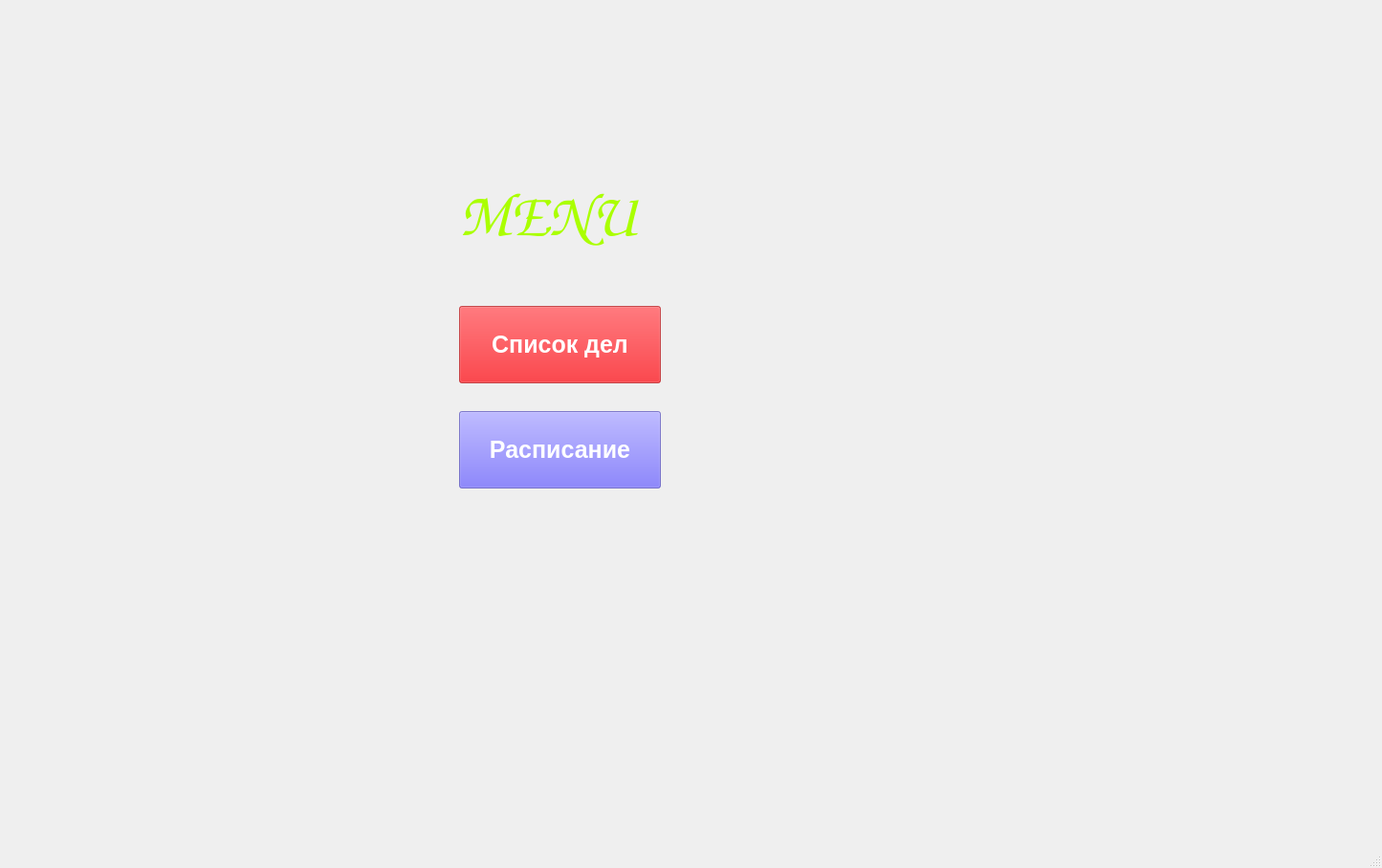
<?xml version="1.0" encoding="UTF-8"?>
<ui version="4.0">
 <class>MainWindow</class>
 <widget class="QMainWindow" name="MainWindow">
  <property name="geometry">
   <rect>
    <x>0</x>
    <y>0</y>
    <width>1445</width>
    <height>908</height>
   </rect>
  </property>
  <property name="windowTitle">
   <string>MainWindow</string>
  </property>
  <widget class="QWidget" name="centralwidget">
   <widget class="QPushButton" name="btnToDoList">
    <property name="geometry">
     <rect>
      <x>480</x>
      <y>430</y>
      <width>211</width>
      <height>81</height>
     </rect>
    </property>
    <property name="palette">
     <palette>
      <active>
       <colorrole role="WindowText">
        <brush brushstyle="SolidPattern">
         <color alpha="255">
          <red>255</red>
          <green>255</green>
          <blue>255</blue>
         </color>
        </brush>
       </colorrole>
       <colorrole role="Button">
        <brush brushstyle="SolidPattern">
         <color alpha="150">
          <red>93</red>
          <green>83</green>
          <blue>240</blue>
         </color>
        </brush>
       </colorrole>
       <colorrole role="Light">
        <brush brushstyle="SolidPattern">
         <color alpha="150">
          <red>197</red>
          <green>193</green>
          <blue>255</blue>
         </color>
        </brush>
       </colorrole>
       <colorrole role="Midlight">
        <brush brushstyle="SolidPattern">
         <color alpha="150">
          <red>145</red>
          <green>138</green>
          <blue>247</blue>
         </color>
        </brush>
       </colorrole>
       <colorrole role="Dark">
        <brush brushstyle="SolidPattern">
         <color alpha="150">
          <red>46</red>
          <green>41</green>
          <blue>120</blue>
         </color>
        </brush>
       </colorrole>
       <colorrole role="Mid">
        <brush brushstyle="SolidPattern">
         <color alpha="150">
          <red>62</red>
          <green>55</green>
          <blue>160</blue>
         </color>
        </brush>
       </colorrole>
       <colorrole role="Text">
        <brush brushstyle="SolidPattern">
         <color alpha="255">
          <red>255</red>
          <green>255</green>
          <blue>255</blue>
         </color>
        </brush>
       </colorrole>
       <colorrole role="BrightText">
        <brush brushstyle="SolidPattern">
         <color alpha="255">
          <red>255</red>
          <green>255</green>
          <blue>255</blue>
         </color>
        </brush>
       </colorrole>
       <colorrole role="ButtonText">
        <brush brushstyle="SolidPattern">
         <color alpha="255">
          <red>255</red>
          <green>255</green>
          <blue>255</blue>
         </color>
        </brush>
       </colorrole>
       <colorrole role="Base">
        <brush brushstyle="SolidPattern">
         <color alpha="255">
          <red>255</red>
          <green>255</green>
          <blue>255</blue>
         </color>
        </brush>
       </colorrole>
       <colorrole role="Window">
        <brush brushstyle="SolidPattern">
         <color alpha="150">
          <red>93</red>
          <green>83</green>
          <blue>240</blue>
         </color>
        </brush>
       </colorrole>
       <colorrole role="Shadow">
        <brush brushstyle="SolidPattern">
         <color alpha="255">
          <red>0</red>
          <green>0</green>
          <blue>0</blue>
         </color>
        </brush>
       </colorrole>
       <colorrole role="AlternateBase">
        <brush brushstyle="SolidPattern">
         <color alpha="202">
          <red>174</red>
          <green>169</green>
          <blue>247</blue>
         </color>
        </brush>
       </colorrole>
       <colorrole role="ToolTipBase">
        <brush brushstyle="SolidPattern">
         <color alpha="255">
          <red>255</red>
          <green>255</green>
          <blue>220</blue>
         </color>
        </brush>
       </colorrole>
       <colorrole role="ToolTipText">
        <brush brushstyle="SolidPattern">
         <color alpha="255">
          <red>0</red>
          <green>0</green>
          <blue>0</blue>
         </color>
        </brush>
       </colorrole>
       <colorrole role="PlaceholderText">
        <brush brushstyle="SolidPattern">
         <color alpha="127">
          <red>0</red>
          <green>0</green>
          <blue>0</blue>
         </color>
        </brush>
       </colorrole>
       <colorrole role="Accent">
        <brush brushstyle="SolidPattern">
         <color alpha="255">
          <red>255</red>
          <green>255</green>
          <blue>255</blue>
         </color>
        </brush>
       </colorrole>
      </active>
      <inactive>
       <colorrole role="WindowText">
        <brush brushstyle="SolidPattern">
         <color alpha="255">
          <red>255</red>
          <green>255</green>
          <blue>255</blue>
         </color>
        </brush>
       </colorrole>
       <colorrole role="Button">
        <brush brushstyle="SolidPattern">
         <color alpha="150">
          <red>93</red>
          <green>83</green>
          <blue>240</blue>
         </color>
        </brush>
       </colorrole>
       <colorrole role="Light">
        <brush brushstyle="SolidPattern">
         <color alpha="150">
          <red>197</red>
          <green>193</green>
          <blue>255</blue>
         </color>
        </brush>
       </colorrole>
       <colorrole role="Midlight">
        <brush brushstyle="SolidPattern">
         <color alpha="150">
          <red>145</red>
          <green>138</green>
          <blue>247</blue>
         </color>
        </brush>
       </colorrole>
       <colorrole role="Dark">
        <brush brushstyle="SolidPattern">
         <color alpha="150">
          <red>46</red>
          <green>41</green>
          <blue>120</blue>
         </color>
        </brush>
       </colorrole>
       <colorrole role="Mid">
        <brush brushstyle="SolidPattern">
         <color alpha="150">
          <red>62</red>
          <green>55</green>
          <blue>160</blue>
         </color>
        </brush>
       </colorrole>
       <colorrole role="Text">
        <brush brushstyle="SolidPattern">
         <color alpha="255">
          <red>255</red>
          <green>255</green>
          <blue>255</blue>
         </color>
        </brush>
       </colorrole>
       <colorrole role="BrightText">
        <brush brushstyle="SolidPattern">
         <color alpha="255">
          <red>255</red>
          <green>255</green>
          <blue>255</blue>
         </color>
        </brush>
       </colorrole>
       <colorrole role="ButtonText">
        <brush brushstyle="SolidPattern">
         <color alpha="255">
          <red>255</red>
          <green>255</green>
          <blue>255</blue>
         </color>
        </brush>
       </colorrole>
       <colorrole role="Base">
        <brush brushstyle="SolidPattern">
         <color alpha="255">
          <red>255</red>
          <green>255</green>
          <blue>255</blue>
         </color>
        </brush>
       </colorrole>
       <colorrole role="Window">
        <brush brushstyle="SolidPattern">
         <color alpha="150">
          <red>93</red>
          <green>83</green>
          <blue>240</blue>
         </color>
        </brush>
       </colorrole>
       <colorrole role="Shadow">
        <brush brushstyle="SolidPattern">
         <color alpha="255">
          <red>0</red>
          <green>0</green>
          <blue>0</blue>
         </color>
        </brush>
       </colorrole>
       <colorrole role="AlternateBase">
        <brush brushstyle="SolidPattern">
         <color alpha="202">
          <red>174</red>
          <green>169</green>
          <blue>247</blue>
         </color>
        </brush>
       </colorrole>
       <colorrole role="ToolTipBase">
        <brush brushstyle="SolidPattern">
         <color alpha="255">
          <red>255</red>
          <green>255</green>
          <blue>220</blue>
         </color>
        </brush>
       </colorrole>
       <colorrole role="ToolTipText">
        <brush brushstyle="SolidPattern">
         <color alpha="255">
          <red>0</red>
          <green>0</green>
          <blue>0</blue>
         </color>
        </brush>
       </colorrole>
       <colorrole role="PlaceholderText">
        <brush brushstyle="SolidPattern">
         <color alpha="127">
          <red>0</red>
          <green>0</green>
          <blue>0</blue>
         </color>
        </brush>
       </colorrole>
       <colorrole role="Accent">
        <brush brushstyle="SolidPattern">
         <color alpha="255">
          <red>255</red>
          <green>255</green>
          <blue>255</blue>
         </color>
        </brush>
       </colorrole>
      </inactive>
      <disabled>
       <colorrole role="WindowText">
        <brush brushstyle="SolidPattern">
         <color alpha="150">
          <red>46</red>
          <green>41</green>
          <blue>120</blue>
         </color>
        </brush>
       </colorrole>
       <colorrole role="Button">
        <brush brushstyle="SolidPattern">
         <color alpha="150">
          <red>93</red>
          <green>83</green>
          <blue>240</blue>
         </color>
        </brush>
       </colorrole>
       <colorrole role="Light">
        <brush brushstyle="SolidPattern">
         <color alpha="150">
          <red>197</red>
          <green>193</green>
          <blue>255</blue>
         </color>
        </brush>
       </colorrole>
       <colorrole role="Midlight">
        <brush brushstyle="SolidPattern">
         <color alpha="150">
          <red>145</red>
          <green>138</green>
          <blue>247</blue>
         </color>
        </brush>
       </colorrole>
       <colorrole role="Dark">
        <brush brushstyle="SolidPattern">
         <color alpha="150">
          <red>46</red>
          <green>41</green>
          <blue>120</blue>
         </color>
        </brush>
       </colorrole>
       <colorrole role="Mid">
        <brush brushstyle="SolidPattern">
         <color alpha="150">
          <red>62</red>
          <green>55</green>
          <blue>160</blue>
         </color>
        </brush>
       </colorrole>
       <colorrole role="Text">
        <brush brushstyle="SolidPattern">
         <color alpha="150">
          <red>46</red>
          <green>41</green>
          <blue>120</blue>
         </color>
        </brush>
       </colorrole>
       <colorrole role="BrightText">
        <brush brushstyle="SolidPattern">
         <color alpha="255">
          <red>255</red>
          <green>255</green>
          <blue>255</blue>
         </color>
        </brush>
       </colorrole>
       <colorrole role="ButtonText">
        <brush brushstyle="SolidPattern">
         <color alpha="150">
          <red>46</red>
          <green>41</green>
          <blue>120</blue>
         </color>
        </brush>
       </colorrole>
       <colorrole role="Base">
        <brush brushstyle="SolidPattern">
         <color alpha="150">
          <red>93</red>
          <green>83</green>
          <blue>240</blue>
         </color>
        </brush>
       </colorrole>
       <colorrole role="Window">
        <brush brushstyle="SolidPattern">
         <color alpha="150">
          <red>93</red>
          <green>83</green>
          <blue>240</blue>
         </color>
        </brush>
       </colorrole>
       <colorrole role="Shadow">
        <brush brushstyle="SolidPattern">
         <color alpha="255">
          <red>0</red>
          <green>0</green>
          <blue>0</blue>
         </color>
        </brush>
       </colorrole>
       <colorrole role="AlternateBase">
        <brush brushstyle="SolidPattern">
         <color alpha="150">
          <red>93</red>
          <green>83</green>
          <blue>240</blue>
         </color>
        </brush>
       </colorrole>
       <colorrole role="ToolTipBase">
        <brush brushstyle="SolidPattern">
         <color alpha="255">
          <red>255</red>
          <green>255</green>
          <blue>220</blue>
         </color>
        </brush>
       </colorrole>
       <colorrole role="ToolTipText">
        <brush brushstyle="SolidPattern">
         <color alpha="255">
          <red>0</red>
          <green>0</green>
          <blue>0</blue>
         </color>
        </brush>
       </colorrole>
       <colorrole role="PlaceholderText">
        <brush brushstyle="SolidPattern">
         <color alpha="75">
          <red>46</red>
          <green>41</green>
          <blue>120</blue>
         </color>
        </brush>
       </colorrole>
       <colorrole role="Accent">
        <brush brushstyle="SolidPattern">
         <color alpha="150">
          <red>152</red>
          <green>145</green>
          <blue>255</blue>
         </color>
        </brush>
       </colorrole>
      </disabled>
     </palette>
    </property>
    <property name="font">
     <font>
      <pointsize>19</pointsize>
      <bold>true</bold>
     </font>
    </property>
    <property name="text">
     <string>Расписание</string>
    </property>
   </widget>
   <widget class="QPushButton" name="btnSchedule">
    <property name="geometry">
     <rect>
      <x>480</x>
      <y>320</y>
      <width>211</width>
      <height>81</height>
     </rect>
    </property>
    <property name="palette">
     <palette>
      <active>
       <colorrole role="WindowText">
        <brush brushstyle="SolidPattern">
         <color alpha="255">
          <red>255</red>
          <green>255</green>
          <blue>255</blue>
         </color>
        </brush>
       </colorrole>
       <colorrole role="Button">
        <brush brushstyle="SolidPattern">
         <color alpha="150">
          <red>231</red>
          <green>0</green>
          <blue>4</blue>
         </color>
        </brush>
       </colorrole>
       <colorrole role="Light">
        <brush brushstyle="SolidPattern">
         <color alpha="150">
          <red>255</red>
          <green>91</green>
          <blue>94</blue>
         </color>
        </brush>
       </colorrole>
       <colorrole role="Midlight">
        <brush brushstyle="SolidPattern">
         <color alpha="150">
          <red>243</red>
          <green>45</green>
          <blue>49</blue>
         </color>
        </brush>
       </colorrole>
       <colorrole role="Dark">
        <brush brushstyle="SolidPattern">
         <color alpha="150">
          <red>115</red>
          <green>0</green>
          <blue>2</blue>
         </color>
        </brush>
       </colorrole>
       <colorrole role="Mid">
        <brush brushstyle="SolidPattern">
         <color alpha="150">
          <red>154</red>
          <green>0</green>
          <blue>3</blue>
         </color>
        </brush>
       </colorrole>
       <colorrole role="Text">
        <brush brushstyle="SolidPattern">
         <color alpha="255">
          <red>255</red>
          <green>255</green>
          <blue>255</blue>
         </color>
        </brush>
       </colorrole>
       <colorrole role="BrightText">
        <brush brushstyle="SolidPattern">
         <color alpha="255">
          <red>255</red>
          <green>255</green>
          <blue>255</blue>
         </color>
        </brush>
       </colorrole>
       <colorrole role="ButtonText">
        <brush brushstyle="SolidPattern">
         <color alpha="255">
          <red>255</red>
          <green>255</green>
          <blue>255</blue>
         </color>
        </brush>
       </colorrole>
       <colorrole role="Base">
        <brush brushstyle="SolidPattern">
         <color alpha="255">
          <red>255</red>
          <green>255</green>
          <blue>255</blue>
         </color>
        </brush>
       </colorrole>
       <colorrole role="Window">
        <brush brushstyle="SolidPattern">
         <color alpha="150">
          <red>231</red>
          <green>0</green>
          <blue>4</blue>
         </color>
        </brush>
       </colorrole>
       <colorrole role="Shadow">
        <brush brushstyle="SolidPattern">
         <color alpha="255">
          <red>0</red>
          <green>0</green>
          <blue>0</blue>
         </color>
        </brush>
       </colorrole>
       <colorrole role="AlternateBase">
        <brush brushstyle="SolidPattern">
         <color alpha="202">
          <red>243</red>
          <green>127</green>
          <blue>129</blue>
         </color>
        </brush>
       </colorrole>
       <colorrole role="ToolTipBase">
        <brush brushstyle="SolidPattern">
         <color alpha="255">
          <red>255</red>
          <green>255</green>
          <blue>220</blue>
         </color>
        </brush>
       </colorrole>
       <colorrole role="ToolTipText">
        <brush brushstyle="SolidPattern">
         <color alpha="255">
          <red>0</red>
          <green>0</green>
          <blue>0</blue>
         </color>
        </brush>
       </colorrole>
       <colorrole role="PlaceholderText">
        <brush brushstyle="SolidPattern">
         <color alpha="127">
          <red>0</red>
          <green>0</green>
          <blue>0</blue>
         </color>
        </brush>
       </colorrole>
       <colorrole role="Accent">
        <brush brushstyle="SolidPattern">
         <color alpha="255">
          <red>255</red>
          <green>255</green>
          <blue>255</blue>
         </color>
        </brush>
       </colorrole>
      </active>
      <inactive>
       <colorrole role="WindowText">
        <brush brushstyle="SolidPattern">
         <color alpha="255">
          <red>255</red>
          <green>255</green>
          <blue>255</blue>
         </color>
        </brush>
       </colorrole>
       <colorrole role="Button">
        <brush brushstyle="SolidPattern">
         <color alpha="150">
          <red>231</red>
          <green>0</green>
          <blue>4</blue>
         </color>
        </brush>
       </colorrole>
       <colorrole role="Light">
        <brush brushstyle="SolidPattern">
         <color alpha="150">
          <red>255</red>
          <green>91</green>
          <blue>94</blue>
         </color>
        </brush>
       </colorrole>
       <colorrole role="Midlight">
        <brush brushstyle="SolidPattern">
         <color alpha="150">
          <red>243</red>
          <green>45</green>
          <blue>49</blue>
         </color>
        </brush>
       </colorrole>
       <colorrole role="Dark">
        <brush brushstyle="SolidPattern">
         <color alpha="150">
          <red>115</red>
          <green>0</green>
          <blue>2</blue>
         </color>
        </brush>
       </colorrole>
       <colorrole role="Mid">
        <brush brushstyle="SolidPattern">
         <color alpha="150">
          <red>154</red>
          <green>0</green>
          <blue>3</blue>
         </color>
        </brush>
       </colorrole>
       <colorrole role="Text">
        <brush brushstyle="SolidPattern">
         <color alpha="255">
          <red>255</red>
          <green>255</green>
          <blue>255</blue>
         </color>
        </brush>
       </colorrole>
       <colorrole role="BrightText">
        <brush brushstyle="SolidPattern">
         <color alpha="255">
          <red>255</red>
          <green>255</green>
          <blue>255</blue>
         </color>
        </brush>
       </colorrole>
       <colorrole role="ButtonText">
        <brush brushstyle="SolidPattern">
         <color alpha="255">
          <red>255</red>
          <green>255</green>
          <blue>255</blue>
         </color>
        </brush>
       </colorrole>
       <colorrole role="Base">
        <brush brushstyle="SolidPattern">
         <color alpha="255">
          <red>255</red>
          <green>255</green>
          <blue>255</blue>
         </color>
        </brush>
       </colorrole>
       <colorrole role="Window">
        <brush brushstyle="SolidPattern">
         <color alpha="150">
          <red>231</red>
          <green>0</green>
          <blue>4</blue>
         </color>
        </brush>
       </colorrole>
       <colorrole role="Shadow">
        <brush brushstyle="SolidPattern">
         <color alpha="255">
          <red>0</red>
          <green>0</green>
          <blue>0</blue>
         </color>
        </brush>
       </colorrole>
       <colorrole role="AlternateBase">
        <brush brushstyle="SolidPattern">
         <color alpha="202">
          <red>243</red>
          <green>127</green>
          <blue>129</blue>
         </color>
        </brush>
       </colorrole>
       <colorrole role="ToolTipBase">
        <brush brushstyle="SolidPattern">
         <color alpha="255">
          <red>255</red>
          <green>255</green>
          <blue>220</blue>
         </color>
        </brush>
       </colorrole>
       <colorrole role="ToolTipText">
        <brush brushstyle="SolidPattern">
         <color alpha="255">
          <red>0</red>
          <green>0</green>
          <blue>0</blue>
         </color>
        </brush>
       </colorrole>
       <colorrole role="PlaceholderText">
        <brush brushstyle="SolidPattern">
         <color alpha="127">
          <red>0</red>
          <green>0</green>
          <blue>0</blue>
         </color>
        </brush>
       </colorrole>
       <colorrole role="Accent">
        <brush brushstyle="SolidPattern">
         <color alpha="255">
          <red>255</red>
          <green>255</green>
          <blue>255</blue>
         </color>
        </brush>
       </colorrole>
      </inactive>
      <disabled>
       <colorrole role="WindowText">
        <brush brushstyle="SolidPattern">
         <color alpha="150">
          <red>115</red>
          <green>0</green>
          <blue>2</blue>
         </color>
        </brush>
       </colorrole>
       <colorrole role="Button">
        <brush brushstyle="SolidPattern">
         <color alpha="150">
          <red>231</red>
          <green>0</green>
          <blue>4</blue>
         </color>
        </brush>
       </colorrole>
       <colorrole role="Light">
        <brush brushstyle="SolidPattern">
         <color alpha="150">
          <red>255</red>
          <green>91</green>
          <blue>94</blue>
         </color>
        </brush>
       </colorrole>
       <colorrole role="Midlight">
        <brush brushstyle="SolidPattern">
         <color alpha="150">
          <red>243</red>
          <green>45</green>
          <blue>49</blue>
         </color>
        </brush>
       </colorrole>
       <colorrole role="Dark">
        <brush brushstyle="SolidPattern">
         <color alpha="150">
          <red>115</red>
          <green>0</green>
          <blue>2</blue>
         </color>
        </brush>
       </colorrole>
       <colorrole role="Mid">
        <brush brushstyle="SolidPattern">
         <color alpha="150">
          <red>154</red>
          <green>0</green>
          <blue>3</blue>
         </color>
        </brush>
       </colorrole>
       <colorrole role="Text">
        <brush brushstyle="SolidPattern">
         <color alpha="150">
          <red>115</red>
          <green>0</green>
          <blue>2</blue>
         </color>
        </brush>
       </colorrole>
       <colorrole role="BrightText">
        <brush brushstyle="SolidPattern">
         <color alpha="255">
          <red>255</red>
          <green>255</green>
          <blue>255</blue>
         </color>
        </brush>
       </colorrole>
       <colorrole role="ButtonText">
        <brush brushstyle="SolidPattern">
         <color alpha="150">
          <red>115</red>
          <green>0</green>
          <blue>2</blue>
         </color>
        </brush>
       </colorrole>
       <colorrole role="Base">
        <brush brushstyle="SolidPattern">
         <color alpha="150">
          <red>231</red>
          <green>0</green>
          <blue>4</blue>
         </color>
        </brush>
       </colorrole>
       <colorrole role="Window">
        <brush brushstyle="SolidPattern">
         <color alpha="150">
          <red>231</red>
          <green>0</green>
          <blue>4</blue>
         </color>
        </brush>
       </colorrole>
       <colorrole role="Shadow">
        <brush brushstyle="SolidPattern">
         <color alpha="255">
          <red>0</red>
          <green>0</green>
          <blue>0</blue>
         </color>
        </brush>
       </colorrole>
       <colorrole role="AlternateBase">
        <brush brushstyle="SolidPattern">
         <color alpha="150">
          <red>231</red>
          <green>0</green>
          <blue>4</blue>
         </color>
        </brush>
       </colorrole>
       <colorrole role="ToolTipBase">
        <brush brushstyle="SolidPattern">
         <color alpha="255">
          <red>255</red>
          <green>255</green>
          <blue>220</blue>
         </color>
        </brush>
       </colorrole>
       <colorrole role="ToolTipText">
        <brush brushstyle="SolidPattern">
         <color alpha="255">
          <red>0</red>
          <green>0</green>
          <blue>0</blue>
         </color>
        </brush>
       </colorrole>
       <colorrole role="PlaceholderText">
        <brush brushstyle="SolidPattern">
         <color alpha="75">
          <red>115</red>
          <green>0</green>
          <blue>2</blue>
         </color>
        </brush>
       </colorrole>
       <colorrole role="Accent">
        <brush brushstyle="SolidPattern">
         <color alpha="150">
          <red>255</red>
          <green>45</green>
          <blue>49</blue>
         </color>
        </brush>
       </colorrole>
      </disabled>
     </palette>
    </property>
    <property name="font">
     <font>
      <pointsize>19</pointsize>
      <bold>true</bold>
     </font>
    </property>
    <property name="text">
     <string>Список дел</string>
    </property>
   </widget>
   <widget class="QLabel" name="label">
    <property name="geometry">
     <rect>
      <x>480</x>
      <y>170</y>
      <width>291</width>
      <height>111</height>
     </rect>
    </property>
    <property name="palette">
     <palette>
      <active>
       <colorrole role="WindowText">
        <brush brushstyle="SolidPattern">
         <color alpha="255">
          <red>170</red>
          <green>255</green>
          <blue>0</blue>
         </color>
        </brush>
       </colorrole>
       <colorrole role="Button">
        <brush brushstyle="SolidPattern">
         <color alpha="255">
          <red>255</red>
          <green>119</green>
          <blue>185</blue>
         </color>
        </brush>
       </colorrole>
       <colorrole role="Light">
        <brush brushstyle="SolidPattern">
         <color alpha="255">
          <red>255</red>
          <green>246</green>
          <blue>251</blue>
         </color>
        </brush>
       </colorrole>
       <colorrole role="Midlight">
        <brush brushstyle="SolidPattern">
         <color alpha="255">
          <red>255</red>
          <green>182</green>
          <blue>218</blue>
         </color>
        </brush>
       </colorrole>
       <colorrole role="Dark">
        <brush brushstyle="SolidPattern">
         <color alpha="255">
          <red>127</red>
          <green>59</green>
          <blue>93</blue>
         </color>
        </brush>
       </colorrole>
       <colorrole role="Mid">
        <brush brushstyle="SolidPattern">
         <color alpha="255">
          <red>170</red>
          <green>79</green>
          <blue>123</blue>
         </color>
        </brush>
       </colorrole>
       <colorrole role="Text">
        <brush brushstyle="SolidPattern">
         <color alpha="255">
          <red>0</red>
          <green>0</green>
          <blue>0</blue>
         </color>
        </brush>
       </colorrole>
       <colorrole role="BrightText">
        <brush brushstyle="SolidPattern">
         <color alpha="255">
          <red>255</red>
          <green>255</green>
          <blue>255</blue>
         </color>
        </brush>
       </colorrole>
       <colorrole role="ButtonText">
        <brush brushstyle="SolidPattern">
         <color alpha="255">
          <red>0</red>
          <green>0</green>
          <blue>0</blue>
         </color>
        </brush>
       </colorrole>
       <colorrole role="Base">
        <brush brushstyle="SolidPattern">
         <color alpha="255">
          <red>255</red>
          <green>255</green>
          <blue>255</blue>
         </color>
        </brush>
       </colorrole>
       <colorrole role="Window">
        <brush brushstyle="SolidPattern">
         <color alpha="255">
          <red>255</red>
          <green>119</green>
          <blue>185</blue>
         </color>
        </brush>
       </colorrole>
       <colorrole role="Shadow">
        <brush brushstyle="SolidPattern">
         <color alpha="255">
          <red>0</red>
          <green>0</green>
          <blue>0</blue>
         </color>
        </brush>
       </colorrole>
       <colorrole role="AlternateBase">
        <brush brushstyle="SolidPattern">
         <color alpha="255">
          <red>255</red>
          <green>187</green>
          <blue>220</blue>
         </color>
        </brush>
       </colorrole>
       <colorrole role="ToolTipBase">
        <brush brushstyle="SolidPattern">
         <color alpha="255">
          <red>255</red>
          <green>255</green>
          <blue>220</blue>
         </color>
        </brush>
       </colorrole>
       <colorrole role="ToolTipText">
        <brush brushstyle="SolidPattern">
         <color alpha="255">
          <red>0</red>
          <green>0</green>
          <blue>0</blue>
         </color>
        </brush>
       </colorrole>
       <colorrole role="PlaceholderText">
        <brush brushstyle="SolidPattern">
         <color alpha="127">
          <red>0</red>
          <green>0</green>
          <blue>0</blue>
         </color>
        </brush>
       </colorrole>
       <colorrole role="Accent">
        <brush brushstyle="SolidPattern">
         <color alpha="255">
          <red>255</red>
          <green>255</green>
          <blue>255</blue>
         </color>
        </brush>
       </colorrole>
      </active>
      <inactive>
       <colorrole role="WindowText">
        <brush brushstyle="SolidPattern">
         <color alpha="255">
          <red>170</red>
          <green>255</green>
          <blue>0</blue>
         </color>
        </brush>
       </colorrole>
       <colorrole role="Button">
        <brush brushstyle="SolidPattern">
         <color alpha="255">
          <red>255</red>
          <green>119</green>
          <blue>185</blue>
         </color>
        </brush>
       </colorrole>
       <colorrole role="Light">
        <brush brushstyle="SolidPattern">
         <color alpha="255">
          <red>255</red>
          <green>246</green>
          <blue>251</blue>
         </color>
        </brush>
       </colorrole>
       <colorrole role="Midlight">
        <brush brushstyle="SolidPattern">
         <color alpha="255">
          <red>255</red>
          <green>182</green>
          <blue>218</blue>
         </color>
        </brush>
       </colorrole>
       <colorrole role="Dark">
        <brush brushstyle="SolidPattern">
         <color alpha="255">
          <red>127</red>
          <green>59</green>
          <blue>93</blue>
         </color>
        </brush>
       </colorrole>
       <colorrole role="Mid">
        <brush brushstyle="SolidPattern">
         <color alpha="255">
          <red>170</red>
          <green>79</green>
          <blue>123</blue>
         </color>
        </brush>
       </colorrole>
       <colorrole role="Text">
        <brush brushstyle="SolidPattern">
         <color alpha="255">
          <red>0</red>
          <green>0</green>
          <blue>0</blue>
         </color>
        </brush>
       </colorrole>
       <colorrole role="BrightText">
        <brush brushstyle="SolidPattern">
         <color alpha="255">
          <red>255</red>
          <green>255</green>
          <blue>255</blue>
         </color>
        </brush>
       </colorrole>
       <colorrole role="ButtonText">
        <brush brushstyle="SolidPattern">
         <color alpha="255">
          <red>0</red>
          <green>0</green>
          <blue>0</blue>
         </color>
        </brush>
       </colorrole>
       <colorrole role="Base">
        <brush brushstyle="SolidPattern">
         <color alpha="255">
          <red>255</red>
          <green>255</green>
          <blue>255</blue>
         </color>
        </brush>
       </colorrole>
       <colorrole role="Window">
        <brush brushstyle="SolidPattern">
         <color alpha="255">
          <red>255</red>
          <green>119</green>
          <blue>185</blue>
         </color>
        </brush>
       </colorrole>
       <colorrole role="Shadow">
        <brush brushstyle="SolidPattern">
         <color alpha="255">
          <red>0</red>
          <green>0</green>
          <blue>0</blue>
         </color>
        </brush>
       </colorrole>
       <colorrole role="AlternateBase">
        <brush brushstyle="SolidPattern">
         <color alpha="255">
          <red>255</red>
          <green>187</green>
          <blue>220</blue>
         </color>
        </brush>
       </colorrole>
       <colorrole role="ToolTipBase">
        <brush brushstyle="SolidPattern">
         <color alpha="255">
          <red>255</red>
          <green>255</green>
          <blue>220</blue>
         </color>
        </brush>
       </colorrole>
       <colorrole role="ToolTipText">
        <brush brushstyle="SolidPattern">
         <color alpha="255">
          <red>0</red>
          <green>0</green>
          <blue>0</blue>
         </color>
        </brush>
       </colorrole>
       <colorrole role="PlaceholderText">
        <brush brushstyle="SolidPattern">
         <color alpha="127">
          <red>0</red>
          <green>0</green>
          <blue>0</blue>
         </color>
        </brush>
       </colorrole>
       <colorrole role="Accent">
        <brush brushstyle="SolidPattern">
         <color alpha="255">
          <red>255</red>
          <green>255</green>
          <blue>255</blue>
         </color>
        </brush>
       </colorrole>
      </inactive>
      <disabled>
       <colorrole role="WindowText">
        <brush brushstyle="SolidPattern">
         <color alpha="255">
          <red>127</red>
          <green>59</green>
          <blue>93</blue>
         </color>
        </brush>
       </colorrole>
       <colorrole role="Button">
        <brush brushstyle="SolidPattern">
         <color alpha="255">
          <red>255</red>
          <green>119</green>
          <blue>185</blue>
         </color>
        </brush>
       </colorrole>
       <colorrole role="Light">
        <brush brushstyle="SolidPattern">
         <color alpha="255">
          <red>255</red>
          <green>246</green>
          <blue>251</blue>
         </color>
        </brush>
       </colorrole>
       <colorrole role="Midlight">
        <brush brushstyle="SolidPattern">
         <color alpha="255">
          <red>255</red>
          <green>182</green>
          <blue>218</blue>
         </color>
        </brush>
       </colorrole>
       <colorrole role="Dark">
        <brush brushstyle="SolidPattern">
         <color alpha="255">
          <red>127</red>
          <green>59</green>
          <blue>93</blue>
         </color>
        </brush>
       </colorrole>
       <colorrole role="Mid">
        <brush brushstyle="SolidPattern">
         <color alpha="255">
          <red>170</red>
          <green>79</green>
          <blue>123</blue>
         </color>
        </brush>
       </colorrole>
       <colorrole role="Text">
        <brush brushstyle="SolidPattern">
         <color alpha="255">
          <red>127</red>
          <green>59</green>
          <blue>93</blue>
         </color>
        </brush>
       </colorrole>
       <colorrole role="BrightText">
        <brush brushstyle="SolidPattern">
         <color alpha="255">
          <red>255</red>
          <green>255</green>
          <blue>255</blue>
         </color>
        </brush>
       </colorrole>
       <colorrole role="ButtonText">
        <brush brushstyle="SolidPattern">
         <color alpha="255">
          <red>127</red>
          <green>59</green>
          <blue>93</blue>
         </color>
        </brush>
       </colorrole>
       <colorrole role="Base">
        <brush brushstyle="SolidPattern">
         <color alpha="255">
          <red>255</red>
          <green>119</green>
          <blue>185</blue>
         </color>
        </brush>
       </colorrole>
       <colorrole role="Window">
        <brush brushstyle="SolidPattern">
         <color alpha="255">
          <red>255</red>
          <green>119</green>
          <blue>185</blue>
         </color>
        </brush>
       </colorrole>
       <colorrole role="Shadow">
        <brush brushstyle="SolidPattern">
         <color alpha="255">
          <red>0</red>
          <green>0</green>
          <blue>0</blue>
         </color>
        </brush>
       </colorrole>
       <colorrole role="AlternateBase">
        <brush brushstyle="SolidPattern">
         <color alpha="255">
          <red>255</red>
          <green>119</green>
          <blue>185</blue>
         </color>
        </brush>
       </colorrole>
       <colorrole role="ToolTipBase">
        <brush brushstyle="SolidPattern">
         <color alpha="255">
          <red>255</red>
          <green>255</green>
          <blue>220</blue>
         </color>
        </brush>
       </colorrole>
       <colorrole role="ToolTipText">
        <brush brushstyle="SolidPattern">
         <color alpha="255">
          <red>0</red>
          <green>0</green>
          <blue>0</blue>
         </color>
        </brush>
       </colorrole>
       <colorrole role="PlaceholderText">
        <brush brushstyle="SolidPattern">
         <color alpha="127">
          <red>127</red>
          <green>59</green>
          <blue>93</blue>
         </color>
        </brush>
       </colorrole>
       <colorrole role="Accent">
        <brush brushstyle="SolidPattern">
         <color alpha="255">
          <red>255</red>
          <green>195</green>
          <blue>224</blue>
         </color>
        </brush>
       </colorrole>
      </disabled>
     </palette>
    </property>
    <property name="font">
     <font>
      <family>Comic Sans MS</family>
      <pointsize>48</pointsize>
      <bold>true</bold>
     </font>
    </property>
    <property name="text">
     <string>MENU</string>
    </property>
   </widget>
  </widget>
  <widget class="QMenuBar" name="menubar">
   <property name="geometry">
    <rect>
     <x>0</x>
     <y>0</y>
     <width>1445</width>
     <height>26</height>
    </rect>
   </property>
  </widget>
  <widget class="QStatusBar" name="statusbar"/>
  <action name="action">
   <property name="text">
    <string>Закрыть</string>
   </property>
  </action>
 </widget>
 <resources/>
 <connections>
  <connection>
   <sender>action</sender>
   <signal>triggered()</signal>
   <receiver>MainWindow</receiver>
   <slot>close()</slot>
   <hints>
    <hint type="sourcelabel">
     <x>-1</x>
     <y>-1</y>
    </hint>
    <hint type="destinationlabel">
     <x>399</x>
     <y>299</y>
    </hint>
   </hints>
  </connection>
 </connections>
</ui>
